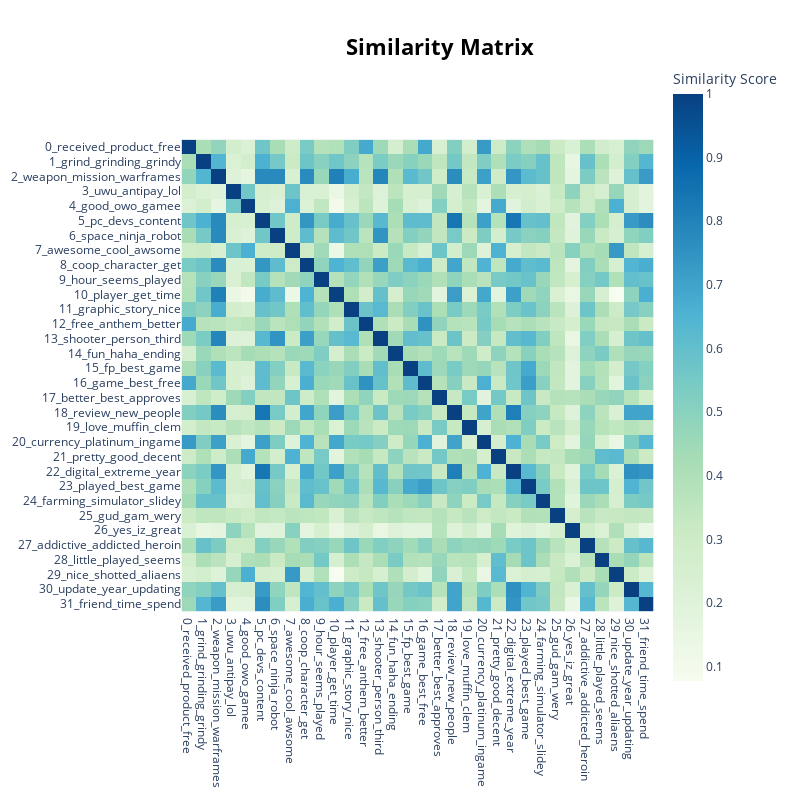

The cell this chart's notebook holds for it:
### Code cell
topic_model_positive.visualize_heatmap()

### Figure 1 — Plotly figure (JSON) as saved in the notebook; plotly's stock layout.template omitted (floating-point values rounded to 4 significant figures; data arrays with more than 128 entries replaced by an {"elided": "..."} marker saying what was removed)
{"data": [{"coloraxis": "coloraxis", "hovertemplate": "x: %{x}<br>y: %{y}<br>Similarity Score: %{z}<extra></extra>", "name": "0", "type": "heatmap", "x": ["0_received_product_free", "1_grind_grinding_grindy", "2_weapon_mission_warframes", "3_uwu_antipay_lol", "4_good_owo_gamee", "5_pc_devs_content", "6_space_ninja_robot", "7_awesome_cool_awsome", "8_coop_character_get", "9_hour_seems_played", "10_player_get_time", "11_graphic_story_nice", "12_free_anthem_better", "13_shooter_person_third", "14_fun_haha_ending", "15_fp_best_game", "16_game_best_free", "17_better_best_approves", "18_review_new_people", "19_love_muffin_clem", "20_currency_platinum_ingame", "21_pretty_good_decent", "22_digital_extreme_year", "23_played_best_game", "24_farming_simulator_slidey", "25_gud_gam_wery", "26_yes_iz_great", "27_addictive_addicted_heroin", "28_little_played_seems", "29_nice_shotted_aliaens", "30_update_year_updating", "31_friend_time_spend"], "xaxis": "x", "y": ["0_received_product_free", "1_grind_grinding_grindy", "2_weapon_mission_warframes", "3_uwu_antipay_lol", "4_good_owo_gamee", "5_pc_devs_content", "6_space_ninja_robot", "7_awesome_cool_awsome", "8_coop_character_get", "9_hour_seems_played", "10_player_get_time", "11_graphic_story_nice", "12_free_anthem_better", "13_shooter_person_third", "14_fun_haha_ending", "15_fp_best_game", "16_game_best_free", "17_better_best_approves", "18_review_new_people", "19_love_muffin_clem", "20_currency_platinum_ingame", "21_pretty_good_decent", "22_digital_extreme_year", "23_played_best_game", "24_farming_simulator_slidey", "25_gud_gam_wery", "26_yes_iz_great", "27_addictive_addicted_heroin", "28_little_played_seems", "29_nice_shotted_aliaens", "30_update_year_updating", "31_friend_time_spend"], "yaxis": "y", "z": {"elided": "32x32 float values"}}], "layout": {"coloraxis": {"colorbar": {"title": {"text": "Similarity Score"}}, "colorscale": [[0, "rgb(247,252,240)"], [0.125, "rgb(224,243,219)"], [0.25, "rgb(204,235,197)"], [0.375, "rgb(168,221,181)"], [0.5, "rgb(123,204,196)"], [0.625, "rgb(78,179,211)"], [0.75, "rgb(43,140,190)"], [0.875, "rgb(8,104,172)"], [1, "rgb(8,64,129)"]]}, "height": 800, "hoverlabel": {"bgcolor": "white", "font": {"family": "Rockwell", "size": 16}}, "legend": {"title": {"text": "Trend"}}, "margin": {"t": 60}, "showlegend": true, "title": {"font": {"color": "Black", "size": 22}, "text": "<b>Similarity Matrix</b>", "x": 0.55, "xanchor": "center", "y": 0.95, "yanchor": "top"}, "width": 800, "xaxis": {"anchor": "y", "constrain": "domain", "domain": [0, 1], "scaleanchor": "y"}, "yaxis": {"anchor": "x", "autorange": "reversed", "constrain": "domain", "domain": [0, 1]}}}
